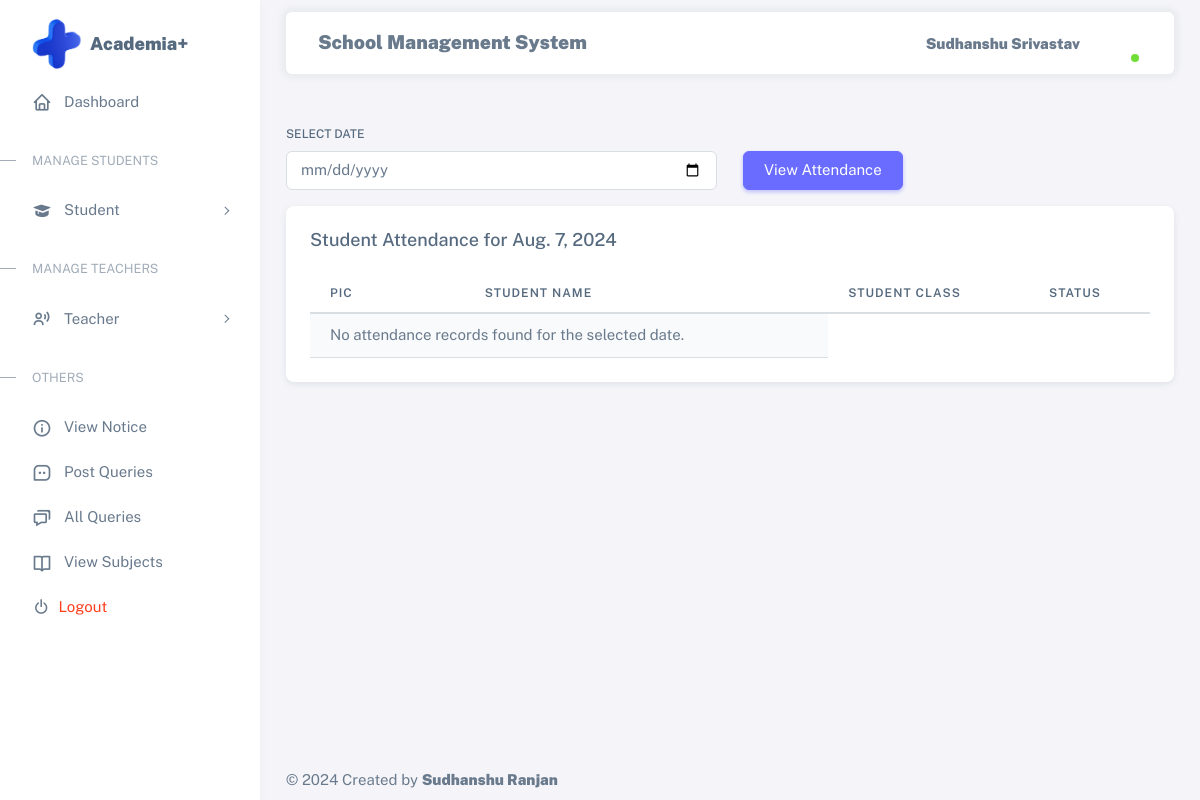
The app's page /view_attendance/ (signed in), older data.
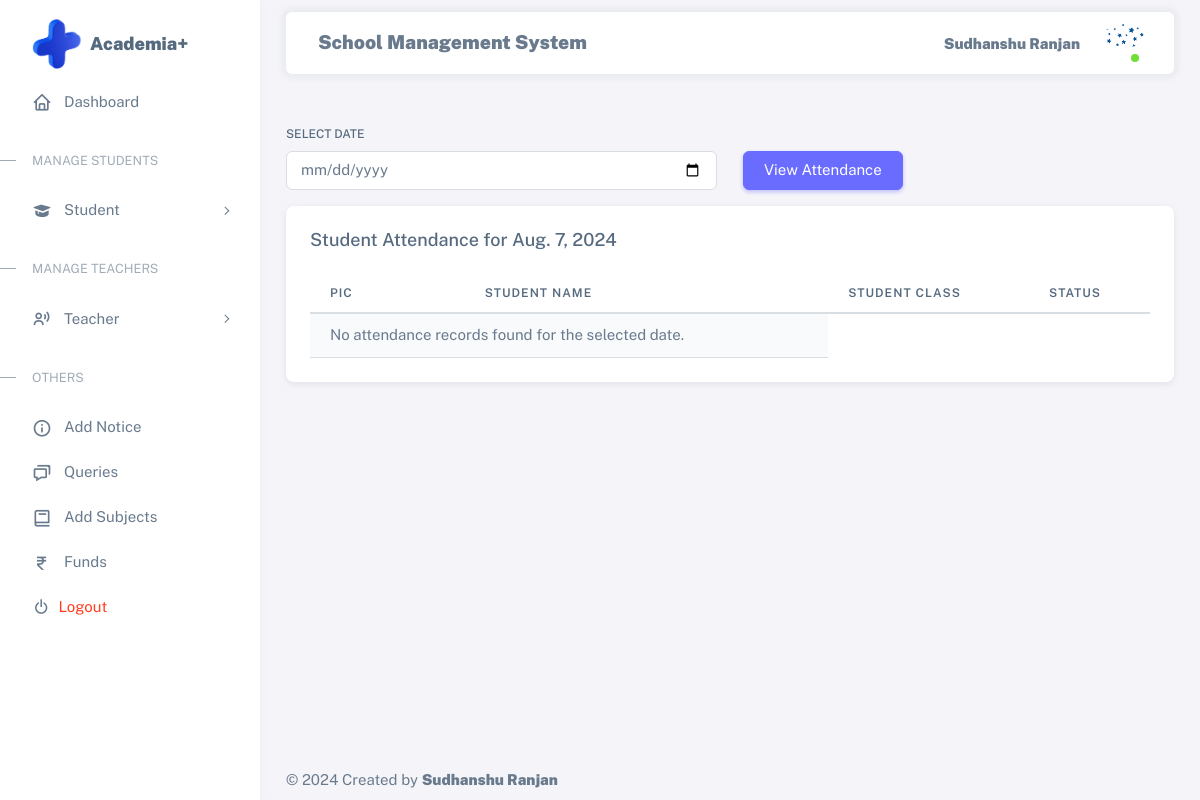
The same page, newer data.
### asms_app/models.py (models this page shows, shortened)
class Student(models.Model):
    student = models.BooleanField(default=True)
    utype = models.CharField(max_length=20,default='Student')
    username = models.CharField(max_length=100, primary_key=True)
    name = models.CharField(max_length=50)
    sfee = models.IntegerField()
    balance = models.IntegerField(default=0)
    sclass = models.CharField(max_length=50)
    fathers_name = models.CharField(max_length=50)
    DoB = models.DateField()
    fathers_phone = models.CharField(max_length=50)
    email = models.CharField(max_length=50)
    phone = models.CharField(max_length=14)
    password = models.CharField(max_length=32, default="Student")
    address = models.TextField()
    pic = models.FileField(max_length=100, upload_to='Student/')
    created = models.DateTimeField(auto_now=True)
    class Meta:
        ordering = ['-created']

class AcedemiaAdmin(models.Model):
    admin = models.BooleanField(default=True)
    utype = models.CharField(max_length=20,default='Admin')
    name = models.CharField(max_length=50)
    username = models.CharField(max_length=100, primary_key=True)
    password = models.CharField(max_length=32)
    pic = models.FileField(max_length=100, upload_to='Admin/')

### asms_app/views.py (the view)
# urls.py: path('view_attendance/', view_attendance, name='view_attendance'),
def view_attendance(request):
    key = request.session.get('session_key')
    user = None
    if key:
        try:
            user = Teacher.objects.get(username=key)
        except Teacher.DoesNotExist:
            try:
                user = AcedemiaAdmin.objects.get(username=key)
            except AcedemiaAdmin.DoesNotExist:
                try:
                    user = Student.objects.get(username=key)
                except Student.DoesNotExist:
                    return redirect('home')
    if request.method == 'POST':
        selected_date = request.POST.get('date')
        selected_date = datetime.strptime(selected_date, '%Y-%m-%d').date()
        attendances = StudentAttendance.objects.filter(date=selected_date)
        return render(request, 'view_attendance.html', {'user': user, 'attendances': attendances, 'selected_date': selected_date})
    selected_date = datetime.now().date()
    attendances = StudentAttendance.objects.filter(date=selected_date)
    return render(request, 'view_attendance.html', {'user': user, 'attendances': attendances, 'selected_date': selected_date})

### asms_app/templates/view_attendance.html (shortened to what this page needs)
{% extends 'base.html' %}
{% block content %}
<div class="container mt-5">
    <form method="POST">
        <div class="row mb-3">
            <div class="col-md-6">
                <label for="date" class="form-label">Select Date</label>
                <input type="date" class="form-control" id="date" name="date" value="{{ selected_date }}" required>
            </div>
            <div class="col-md-6 d-flex align-items-end">
                <button type="submit" class="btn btn-primary">View Attendance</button>
            </div>
        </div>
    </form>
    <div class="row">
        <div class="col-md-12">
            <div class="card mb-4">
                <h5 class="card-header">Student Attendance for {{ selected_date }}</h5>
                <div class="card-body">
                    <div class="table-responsive">
                        <table class="table table-striped">
                            <thead>
                                <tr>
                                    <th>Pic</th>
                                    <th>Student Name</th>
                                    <th>Student Class</th>
                                    <th>Status</th>
                                </tr>
                            </thead>
                            <tbody>
                                {% for attendance in attendances %}
                                <tr>
                                    <td><div class="flex-shrink-0 me-3">
                                        <div class="avatar">
                                          <img src="{{attendance.student.pic.url}}" alt class="w-px-40 h-auto rounded-circle" />
                                        </div>
                                      </div></td>
                                    <td>{{ attendance.student.name }}</td>
                                    <td>{{attendance.student.sclass}}</td>
                                    <td>{{ attendance.status|yesno:"Present,Absent" }}</td>
                                </tr>
                                {% empty %}
                                <tr>
                                    <td colspan="2">No attendance records found for the selected date.</td>
                                </tr>
                                {% endfor %}
                            </tbody>
                        </table>
                    </div>
                </div>
            </div>
        </div>
    </div>
</div>
{% endblock %}

### asms_app/templates/dashboard.html (shortened to what the changed rows need)
{%load static%}
<div class="layout-wrapper layout-content-navbar">
    <div class="layout-container">
<aside id="layout-menu" class="layout-menu menu-vertical menu bg-menu-theme">
    <ul class="menu-inner py-1">
        {%if user.student%}
        <li class="menu-item">
          <a href="/view_notice/" class="menu-link">
              <i class="menu-icon tf-icons bx bx-info-circle"></i>
              <div data-i18n="Basic">View Notice</div>
          </a>
      </li>
      <li class="menu-item">
        <a href="/post_query/" class="menu-link">
          <i class="menu-icon tf-icons bx bx-message-square-dots"></i>
            <div data-i18n="Basic">Post Queries</div>
        </a>
    </li>
    <li class="menu-item">
      <a href="/all_queries/" class="menu-link">
          <i class="menu-icon tf-icons bx bx-chat"></i>
          <div data-i18n="Basic">All Queries</div>
      </a>
  </li>
        {%else%}
        <li class="menu-item">
            <a href="/notice/" class="menu-link">
                <i class="menu-icon tf-icons bx bx-info-circle"></i>
                <div data-i18n="Basic">Add Notice</div>
            </a>
        </li>
        <li class="menu-item">
          <a href="/all_queries/" class="menu-link">
              <i class="menu-icon tf-icons bx bx-chat"></i>
              <div data-i18n="Basic">Queries</div>
          </a>
      </li>
        {%endif%}
        {%if user.admin%}
        <li class="menu-item">
          <a href="/addsubjects/" class="menu-link">
              <i class="menu-icon tf-icons bx bx-book"></i>
              <div data-i18n="Basic">Add Subjects</div>
          </a>
      </li>
        <li class="menu-item">
            <a href="/funds/" class="menu-link">
                <i class="menu-icon tf-icons bx bx-rupee"></i>
                <div data-i18n="Basic">Funds</div>
            </a>
        </li>
        {%else%}
        <li class="menu-item">
          <a href="/subjects/" class="menu-link">
              <i class="menu-icon tf-icons bx bx-book-open"></i>
              <div data-i18n="Basic">View Subjects</div>
          </a>
      </li>
        {%endif%}
    </ul>
</aside>
      <div class="layout-page">
        <nav
          class="layout-navbar container-xxl navbar navbar-expand-xl navbar-detached align-items-center bg-navbar-theme"
          id="layout-navbar"
        >
          <div class="navbar-nav-right d-flex align-items-center" id="navbar-collapse">
            <ul class="navbar-nav flex-row align-items-center ms-auto">
              <li class="nav-item lh-1 me-3">
                <p class="mt-3 fw-bolder">{{user.name}}</p>
              </li>
              <li class="nav-item navbar-dropdown dropdown-user dropdown">
                <a class="nav-link dropdown-toggle hide-arrow" href="javascript:void(0);" data-bs-toggle="dropdown">
                  <div class="avatar avatar-online">
                    <img src="{{user.pic.url}}" alt class="w-px-40 h-auto rounded-circle" />
                  </div>
                </a>
              </li>
            </ul>
          </div>
        </nav>
        <div class="content-wrapper">

Row changes from the older to the newer data that the page shows:
removed Student: name "Sudhanshu Srivastav"
added AcedemiaAdmin: name "Sudhanshu Ranjan", pic (picture)
Text that changed along with them:
text no longer shown: "View Notice Post Queries All Queries View Subjects"
text now shown: "Add Notice Queries Add Subjects Funds"
